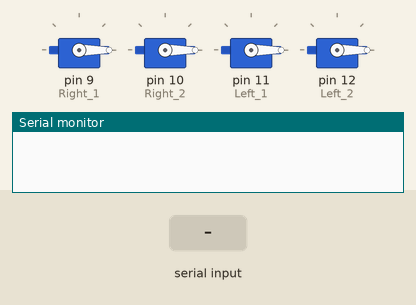
Recording of a sketch running on a simulated Arduino Uno, built with avr-gcc and run on an emulated ATmega328P. Shown: 4 × servo, the last lines printed to the serial monitor. The inputs (shaded band) are chosen by the test bench.

Above: at 1.2 s.
1.3 s: "90,45,200,10\n" received over Serial
At 2.4 s:
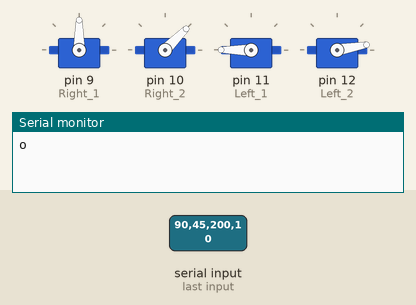
2.8 s: "30,150,10,200\n" received over Serial
At 3.5 s:
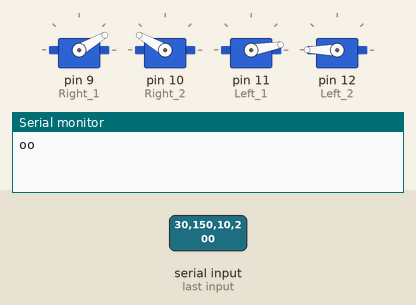
Timing chart, 0 to 5.8 s (numbered marks = the images above; inputs shaded):
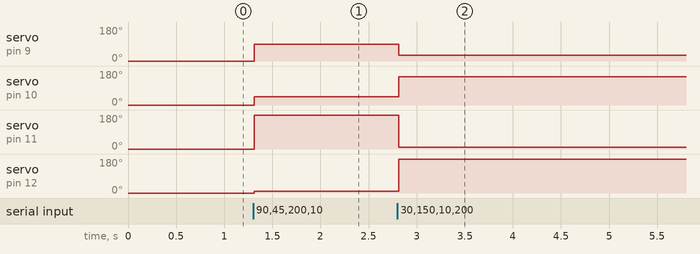

The sketch:

motor_2.ino
```cpp
#include <Servo.h>

Servo Right_1;//Servoオブジェクトの宣言
Servo Right_2;
Servo Left_1;
Servo Left_2;
String str;
String cmds[4] = {"\0"}; // 分割された文字列を格納する配列

void setup() {
  Serial.begin(9600);
  Right_1.attach(9);//servo変数をピンに割り当てる、ここでは9番ピン
  Right_2.attach(10);
  Left_1.attach(11);
  Left_2.attach(12);
  Right_1.write(0);
  Right_2.write(0);
  Left_1.write(0);//角度を指定
  Left_2.write(0);
}


String serialRead(){
  // データ受信したとき
  if (Serial.available()>0) {
    str = Serial.readStringUntil('\n');
    return str;
  }
  return "NULL";
}

int split(String data, char delimiter, String *dst){
    int index = 0;
    int arraySize = (sizeof(data)/sizeof((data)[0]));
    int datalength = data.length();
    for (int i = 0; i < datalength; i++) {
        char tmp = data.charAt(i);
        if ( tmp == delimiter ) {
            index++;
            if ( index > (arraySize - 1)) return -1;
        }
        else dst[index] += tmp;
    }
    return (index + 1);
}

void loop() {
    String cmd = serialRead();
    if(cmd == "NULL");
    else{
      //Serial.println(cmd);
      int index = split(cmd, ',', cmds);
      if(index == 4){
      //Serial.println(index);
  // 結果表示
        float fcmds_1 = cmds[0].toFloat();
        float fcmds_2 = cmds[1].toFloat();
        float fcmds_3 = cmds[2].toFloat();
        float fcmds_4 = cmds[3].toFloat();
        Right_1.write(fcmds_1);
        Right_2.write(fcmds_2);
        Left_1.write(fcmds_3);
        Left_2.write(fcmds_4);
        cmds[0] = '\0';
        cmds[1] = '\0';
        cmds[2] = '\0';
        cmds[3] = '\0';

        Serial.print("o");//送信。
        //Serial.println(cmds[0]);
        //Serial.println(cmds[1]);
      }

    }

    //delay(1000);
 // }
}
```

Measured:
- after the input at 1.3 s, servo on pin 9 (Right_1): 0° → 90° at once; servo on pin 10 (Right_2): 0° → 45° at once; servo on pin 11 (Left_1): 0° → 180° at once; servo on pin 12 (Left_2): 0° → 10° at once
- after the input at 2.8 s, servo on pin 9 (Right_1): 90° → 30° at once; servo on pin 10 (Right_2): 45° → 150° at once; servo on pin 11 (Left_1): 180° → 10° at once; servo on pin 12 (Left_2): 10° → 180° at once
